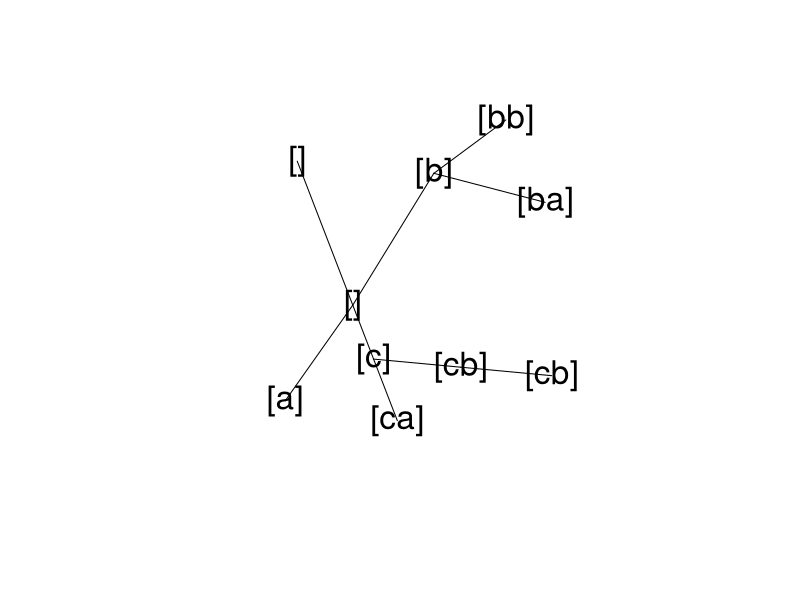

This figure's R source:
library(spatstat)


### Name: treebranchlabels
### Title: Label Vertices of a Tree by Branch Membership
### Aliases: treebranchlabels
### Keywords: spatial math

### ** Examples

  # make a simple tree
  m <- simplenet$m
  m[8,10] <- m[10,8] <- FALSE
  L <- linnet(vertices(simplenet), m)
  plot(L, main="")
  # compute branch labels 
  tb <- treebranchlabels(L, 1)
  tbc <- paste0("[", tb, "]")
  text(vertices(L), labels=tbc, cex=2)
